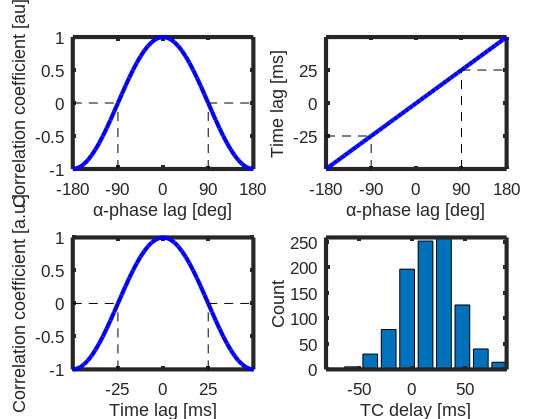

Recreate this plot in MATLAB.
%%
Fs = 10e3;
t = 0:1/Fs:1;

phi = [-pi:pi/24:pi];


sig = sin(2*pi*2.*t);
sig2 = zeros(length(phi),length(sig));
r = zeros(length(phi),1);

figure;
for xt = 1:length(phi)
    
    sig2(xt,:) = real(hilbert(sig).*exp(1i*phi(xt)));
    r(xt) = corr(sig2(xt,:)',sig');
    
%     hold on;axis tight;
%     plot(t,sig)
%     plot(t,sig2(xt,:),'r');
%     title(['Phi:',num2str(phi(xt)*(180/pi)),' ,r:',num2str(round(r(xt)*100)/100)]);
%     pause(.45);
%     clf;
    
end;
%%
figure;
subplot(221);
hold on;
[~,idx] = min(abs(r));
idx(2) = length(r)-idx(1)+1;
plot(phi,r,'b-','LineWidth',3);
plot([phi(idx(1)) phi(idx(1))],[min(r) r(idx(1))],'k--');
plot([phi(idx(2)) phi(idx(2))],[min(r) r(idx(2))],'k--');
plot([min(phi) phi(idx(1))],[r(idx(1)) r(idx(1))],'k--');
plot([phi(idx(2)) max(phi)],[r(idx(2)) r(idx(2))],'k--');
set(gca,'XTick',[-pi:pi/2:pi]);
set(gca,'XTickLabel',[-pi:pi/2:pi].*180/pi);
axis tight;
xlabel('\alpha-phase lag [deg]','Fontsize',14);
ylabel('Correlation coefficient [au]','Fontsize',14);
set(gca,'LineWidth',2);
box on;
set(gca,'Fontsize',12);
set(gca,'LineWidth',3);
set(gca,'FontName','Arial');
set(gca,'ticklength',get(gca,'ticklength')*2);

subplot(222);
as = (.1/(2*pi));
X = phi.*(180/pi);
Y = phi.*as;
hold on;
plot(X,Y.*1000,'b-','LineWidth',3);
plot([X(idx(1)) X(idx(1))],[min(Y) Y(idx(1))].*1000,'k--');
plot([X(idx(2)) X(idx(2))],[min(Y) Y(idx(2))].*1000,'k--');
plot([min(X) X(idx(1))],[Y(idx(1)) Y(idx(1))].*1000,'k--');
plot([X(idx(2)) max(X)],[Y(idx(2)) Y(idx(2))].*1000,'k--');
set(gca,'XTick',[-pi:pi/2:pi].*180/pi);
set(gca,'YTick',[Y(idx(1)) 0 Y(idx(2))].*1e3);
%set(gca,'YTick',round(min(Y)*1000)/001000:as:round(max(Y)*1000)/1000);
axis tight;
xlabel('\alpha-phase lag [deg]','Fontsize',14);
ylabel('Time lag [ms]','Fontsize',14);
set(gca,'LineWidth',2);
box on;
set(gca,'Fontsize',12);
set(gca,'LineWidth',3);
set(gca,'FontName','Arial');
set(gca,'ticklength',get(gca,'ticklength')*2);

subplot(223);
hold on;
plot(Y.*1000,r,'b-','LineWidth',3);
plot([Y(idx(1)) Y(idx(1))].*1000,[min(r) r(idx(1))],'k--');
plot([Y(idx(2)) Y(idx(2))].*1000,[min(r) r(idx(2))],'k--');
plot([min(Y) Y(idx(1))].*1000,[r(idx(1)) r(idx(1))],'k--');
plot([Y(idx(2)) max(Y)].*1000,[r(idx(2)) r(idx(2))],'k--');
axis tight;
set(gca,'XTick',[Y(idx(1)) 0 Y(idx(2))].*1e3);
%set(gca,'XTick',round(min(Y)*10)/10:.125:round(max(Y)*10)/10);
xlabel('Time lag [ms]','Fontsize',14);
ylabel('Correlation coefficient [a.u.]','Fontsize',14);
set(gca,'LineWidth',2);
box on;
set(gca,'Fontsize',12);
set(gca,'LineWidth',3);
set(gca,'FontName','Arial');
set(gca,'ticklength',get(gca,'ticklength')*2);

subplot(224);
x = as+.025.*randn(1,1000);
[w,f] = hist(x);
bar(f.*1000,w);
axis tight;
xlabel('TC delay [ms]','Fontsize',14);
ylabel('Count','Fontsize',14);
set(gca,'LineWidth',2);
box on;
set(gca,'Fontsize',12);
set(gca,'LineWidth',3);
set(gca,'FontName','Arial');
set(gca,'ticklength',get(gca,'ticklength')*2);

set(gcf,'PaperPositionMode','auto');
set(gcf,'Color','w');

%%
savepath = '/home/rouxf/prj/TC/figures/';
savename = 'phaseOffsetANDampCorrelation';

for it = 1       
    pos = get(gcf,'PaperPosition');
    dim = [diff([pos(4) pos(2)]) diff([pos(1) pos(3)])];
    set(gcf,'PaperPositionMode','auto');
    if dim(2)>dim(1)
        set(gcf,'PaperOrientation','landscape');
    end;
    print(it,'-dsvg','-opengl','-r600',[savepath,savename,'.svg']);
    print(it,'-dpdf','-opengl','-r600',[savepath,savename,'.pdf']);
end;